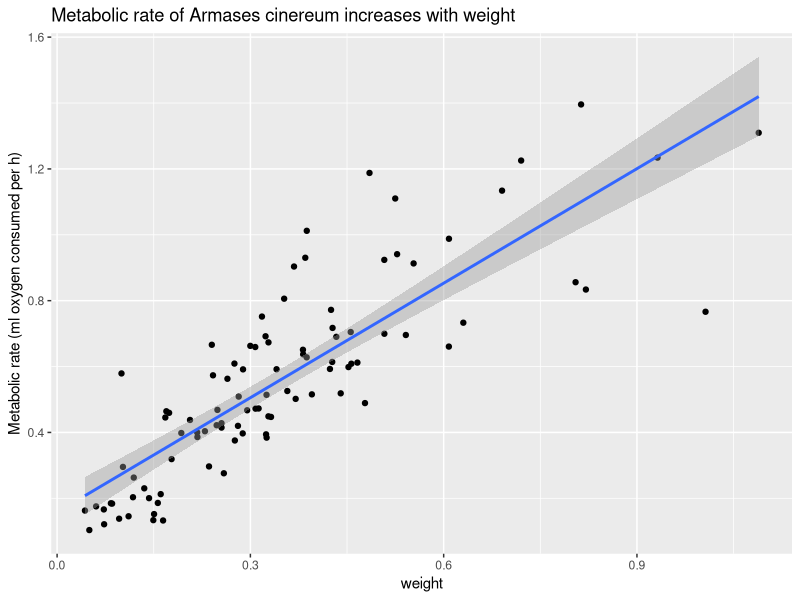

Recreate this plot in R.
## ---- chunk 1
library(tidyverse)
## ---- chunk 2
data <- read_csv("raw_data/data.csv")
## ---- chunk 3
ggplot(data,aes(y=VO2_ml_per_h, x=weight))+
  geom_point()+
  geom_smooth(method=lm)+
  ylab("Metabolic rate (ml oxygen consumed per h)")+
  ggtitle("Metabolic rate of Armases cinereum increases with weight")
